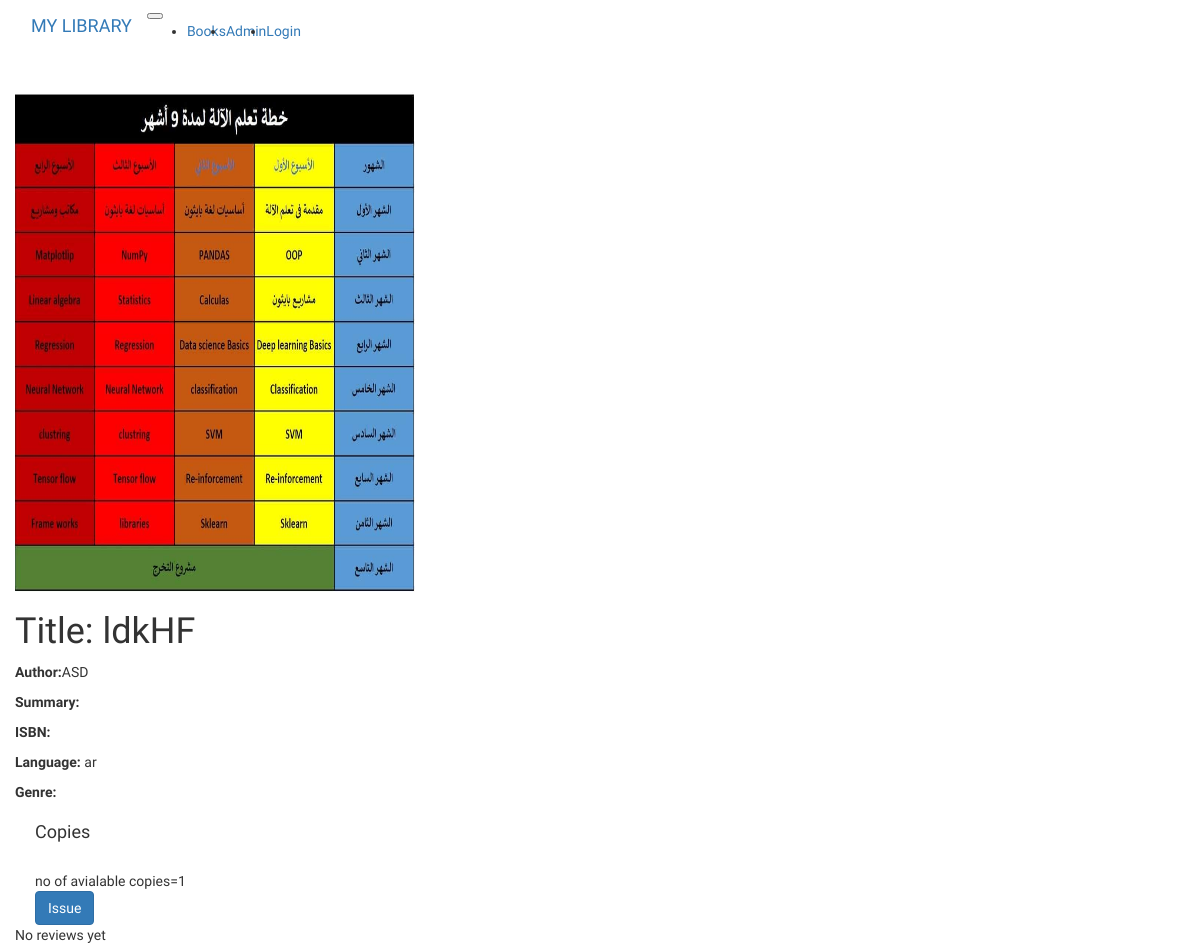
The page /book/2 on the database its author committed.
### LibManager/models.py (models this page shows, shortened)
class Book(models.Model):
    title = models.CharField(max_length=200)
    author = models.CharField(max_length=100)
    type = models.ManyToManyField( Type , help_text="Select a type for this book")
    language = models.ForeignKey('Language', on_delete=models.SET_NULL, null=True)
    description = models.TextField(max_length=1000, help_text="Enter a description of the book")
    copies_num = models.IntegerField()
    available_copies = models.IntegerField()
    pic=models.ImageField(blank=True, null=True, upload_to='book_image')

class Language(models.Model):
    name = models.CharField(max_length=200 , help_text="Enter the book's language")
    def __str__(self):
        return self.name

### LibManager/views.py (the view)
# urls.py: path('book/<int:pk>', views.BookDetailView, name='book-detail'),
def BookDetailView(request, pk):
    book = get_object_or_404(Book, id=pk)
    reviews=Reviews.objects.filter(book=book).exclude(review="none")
    try:
        stu = Member.objects.get(roll_no=request.user)
        rr=Reviews.objects.get(review="none")
    except:
        pass
    return render(request, 'BooksCatalog/book_detail.html', locals())

### templates/BooksCatalog/book_detail.html (shortened to what this page needs)
{% extends "base.html" %}
{% block content %}
    <div class="container bg bg-white">
    <div class="container-fliud">
    <div class="wrapper row">
    <div class="preview col-6">
        <div class="preview-pic tab-content">
            <div class="tab-pane active  my-auto mx-auto" id="pic-1"><img
                    src="{{ book.pic.url }}" height="500" width="400"/>
            </div>
        </div>
    </div>
    <div class="details col-6">
        <h1>Title: {{ book.title }}</h1>
        <p><strong>Author:</strong>{{ book.author }}</p>
        <p><strong>Summary:</strong> {{ book.summary }}</p>
        <p><strong>ISBN:</strong> {{ book.isbn }}</p>
        <p><strong>Language:</strong> {{ book.language }}</p>
        <p><strong>Genre:</strong>
            {% for genre in book.genre.all %}{{ genre }}{% if not forloop.last %}, {% endif %}{% endfor %}</p>
        <div style="margin-left:20px;margin-top:20px">
            <h4>Copies</h4>
            {% if book.available_copies %}
                <br>
                no of avialable copies={{ book.available_copies }}<br>
                <a class="btn btn-primary" href="{% url 'request_issue' pk=book.id %}">Issue</a>
            {% endif %}      </div>
    </div>
    <div class="card">
        {% if reviews %}
            {% for r in reviews %}
                {% if r.review is  not "none" %}
                    <div class="card-body">
                        <div class="row">
                            <div class="col-md-2">
                                <img src="{{ r.member.pic.url }}" class="rounded-circle img-fluid"/>
                            </div>
                            <div class="col-md-10">
                                <p>
                                    <a class="float-left"
                                       href="{% url 'member_detail' pk=r.member.id %} "><strong>{{ r.member.name }}</strong></a>
                                <div id="{{ r.id }}">
                                </div>
                                </p>
                                <div class="clearfix"></div>
                                <p>{{ r.review }}</p>
                            </div>
                        </div>
                    </div>
                {% endif %}
            {% endfor %}
        {% else %}
            No reviews yet
        {% endif %}
    </div>
{% endblock %}

### rows shown on the page
Book: pic (picture), title "ldkHF", author "ASD", language "ar", available_copies "1"
